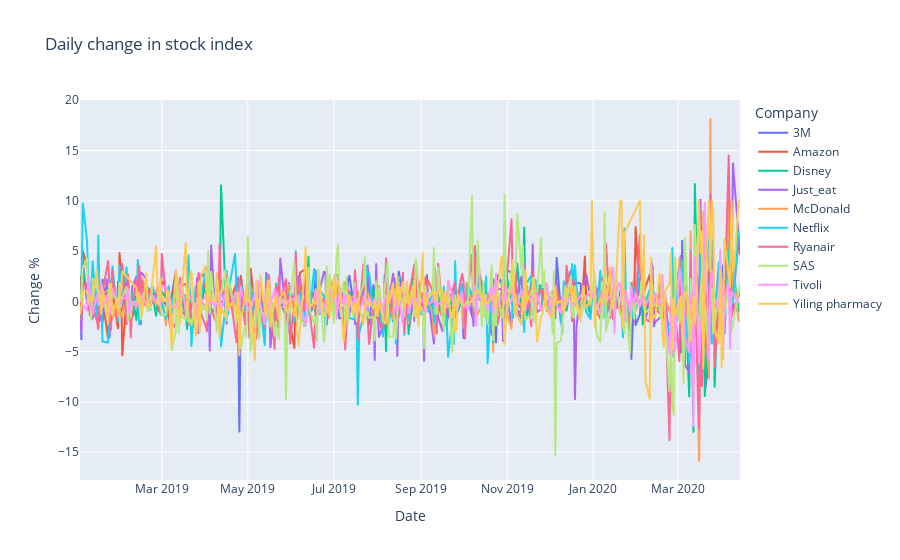

Here is the notebook cell this chart was saved with:
### Code cell
fig = px.line(industry_data.groupby(['Date','Company'])[['Change %']].sum().reset_index(), x="Date", y="Change %", color='Company',title='Daily change in stock index')
fig.show()

### Figure 1 — Plotly figure (JSON) as saved in the notebook; plotly's stock layout.template omitted (floating-point values rounded to 4 significant figures; data arrays with more than 128 entries replaced by an {"elided": "..."} marker saying what was removed)
{"data": [{"hovertemplate": "Company=3M<br>Date=%{x}<br>Change %=%{y}<extra></extra>", "legendgroup": "3M", "line": {"color": "#636efa", "dash": "solid"}, "mode": "lines", "name": "3M", "showlegend": true, "type": "scattergl", "x": {"elided": "322 str values"}, "xaxis": "x", "y": {"elided": "322 float values"}, "yaxis": "y"}, {"hovertemplate": "Company=Amazon<br>Date=%{x}<br>Change %=%{y}<extra></extra>", "legendgroup": "Amazon", "line": {"color": "#EF553B", "dash": "solid"}, "mode": "lines", "name": "Amazon", "showlegend": true, "type": "scattergl", "x": {"elided": "322 str values"}, "xaxis": "x", "y": {"elided": "322 float values"}, "yaxis": "y"}, {"hovertemplate": "Company=Disney<br>Date=%{x}<br>Change %=%{y}<extra></extra>", "legendgroup": "Disney", "line": {"color": "#00cc96", "dash": "solid"}, "mode": "lines", "name": "Disney", "showlegend": true, "type": "scattergl", "x": {"elided": "322 str values"}, "xaxis": "x", "y": {"elided": "322 float values"}, "yaxis": "y"}, {"hovertemplate": "Company=Just_eat<br>Date=%{x}<br>Change %=%{y}<extra></extra>", "legendgroup": "Just_eat", "line": {"color": "#ab63fa", "dash": "solid"}, "mode": "lines", "name": "Just_eat", "showlegend": true, "type": "scattergl", "x": {"elided": "327 str values"}, "xaxis": "x", "y": {"elided": "327 float values"}, "yaxis": "y"}, {"hovertemplate": "Company=McDonald<br>Date=%{x}<br>Change %=%{y}<extra></extra>", "legendgroup": "McDonald", "line": {"color": "#FFA15A", "dash": "solid"}, "mode": "lines", "name": "McDonald", "showlegend": true, "type": "scattergl", "x": {"elided": "322 str values"}, "xaxis": "x", "y": {"elided": "322 float values"}, "yaxis": "y"}, {"hovertemplate": "Company=Netflix<br>Date=%{x}<br>Change %=%{y}<extra></extra>", "legendgroup": "Netflix", "line": {"color": "#19d3f3", "dash": "solid"}, "mode": "lines", "name": "Netflix", "showlegend": true, "type": "scattergl", "x": {"elided": "322 str values"}, "xaxis": "x", "y": {"elided": "322 float values"}, "yaxis": "y"}, {"hovertemplate": "Company=Ryanair<br>Date=%{x}<br>Change %=%{y}<extra></extra>", "legendgroup": "Ryanair", "line": {"color": "#FF6692", "dash": "solid"}, "mode": "lines", "name": "Ryanair", "showlegend": true, "type": "scattergl", "x": {"elided": "325 str values"}, "xaxis": "x", "y": {"elided": "325 float values"}, "yaxis": "y"}, {"hovertemplate": "Company=SAS<br>Date=%{x}<br>Change %=%{y}<extra></extra>", "legendgroup": "SAS", "line": {"color": "#B6E880", "dash": "solid"}, "mode": "lines", "name": "SAS", "showlegend": true, "type": "scattergl", "x": {"elided": "319 str values"}, "xaxis": "x", "y": {"elided": "319 float values"}, "yaxis": "y"}, {"hovertemplate": "Company=Tivoli<br>Date=%{x}<br>Change %=%{y}<extra></extra>", "legendgroup": "Tivoli", "line": {"color": "#FF97FF", "dash": "solid"}, "mode": "lines", "name": "Tivoli", "showlegend": true, "type": "scattergl", "x": {"elided": "319 str values"}, "xaxis": "x", "y": {"elided": "319 float values"}, "yaxis": "y"}, {"hovertemplate": "Company=Yiling pharmacy<br>Date=%{x}<br>Change %=%{y}<extra></extra>", "legendgroup": "Yiling pharmacy", "line": {"color": "#FECB52", "dash": "solid"}, "mode": "lines", "name": "Yiling pharmacy", "showlegend": true, "type": "scattergl", "x": {"elided": "313 str values"}, "xaxis": "x", "y": {"elided": "313 float values"}, "yaxis": "y"}], "layout": {"legend": {"title": {"text": "Company"}, "tracegroupgap": 0}, "title": {"text": "Daily change in stock index"}, "xaxis": {"anchor": "y", "domain": [0, 1], "title": {"text": "Date"}}, "yaxis": {"anchor": "x", "domain": [0, 1], "title": {"text": "Change %"}}}}
